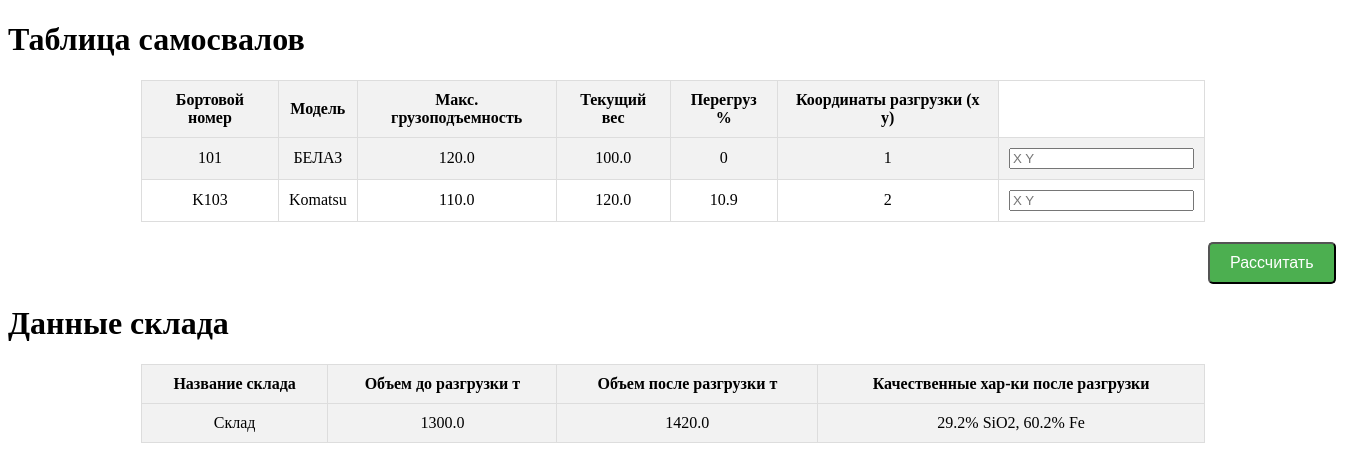
Before: / with the older database file.
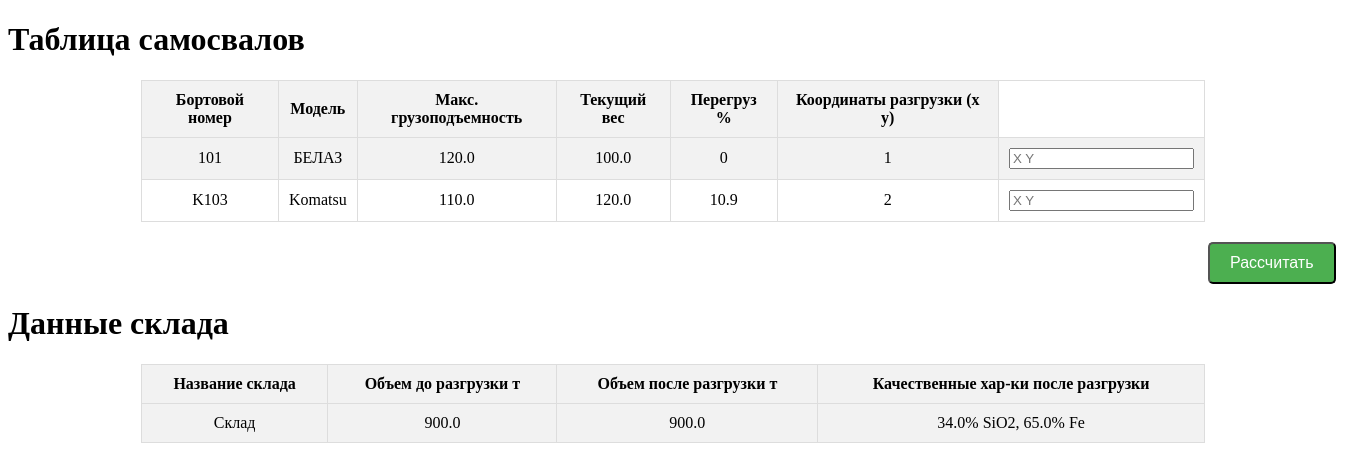
After: the same page with the newer database file.
### warehouse_app/models.py (models this page shows, shortened)
class Truck(models.Model):
    board_number = models.CharField(max_length=8, choices=BoardNumberChoices.choices, unique=True)
    model = models.CharField(max_length=20, choices=ModelChoices.choices)
    max_load = models.FloatField()
    current_load = models.FloatField()
    unload_coordinates = models.CharField(max_length=20, blank=True, null=True)
    fe_percentage = models.FloatField()
    sio2_percentage = models.FloatField()
    @property
    def overload_percentage(self):
        overload = self.current_load / self.max_load
        return round(overload * 10, 1) if overload > 1 else 0

class Warehouse(models.Model):
    name = models.CharField(max_length=100)
    volume_before_unload = models.FloatField()
    volume_after_unload = models.FloatField(blank=True, null=True)
    sio2_percentage_before = models.FloatField()
    fe_percentage_before = models.FloatField()
    sio2_percentage_after = models.FloatField(blank=True, null=True)
    fe_percentage_after = models.FloatField(blank=True, null=True)
    polygon = models.CharField(max_length=100)

### warehouse_app/views.py (the view)
# urls.py: path('', table_view, name='main')
def table_view(request):
    trucks = Truck.objects.all()
    warehouse = get_object_or_404(Warehouse, id=1)
    polygon = wkt.loads(warehouse.polygon)
    if request.method == 'POST':
        for i in range(len(request.POST.getlist('truck_id'))):
            form_data = {'csrfmiddlewaretoken': request.POST['csrfmiddlewaretoken'][0],
                         'truck_id': request.POST.getlist('truck_id')[i],
                         'unload_coordinates': request.POST.getlist('unload_coordinates')[i]}
            form = UnloadCoordinatesForm(form_data)
            if form.is_valid():
                truck_id = form.cleaned_data['truck_id']
                coordinates = form.cleaned_data['unload_coordinates']
                truck = trucks.get(pk=truck_id)
                coords = coordinates.split()
                point = Point(float(coords[0]), float(coords[1]))
                if check_point_in_polygon(point, polygon):
                    weight_before = warehouse.volume_before_unload
                    warehouse.volume_before_unload = warehouse.volume_after_unload
                    warehouse.volume_after_unload += truck.current_load
                    sio2_after = warehouse.sio2_percentage_after
                    warehouse.sio2_percentage_after = round(
                        (((weight_before * (warehouse.sio2_percentage_before / 100)) +
                          (truck.current_load * (truck.sio2_percentage / 100)))
                         / warehouse.volume_after_unload) * 100, 1)
                    warehouse.sio2_percentage_before = sio2_after
                    fe_after = warehouse.fe_percentage_after
                    warehouse.fe_percentage_after = round((((weight_before * (warehouse.fe_percentage_before / 100)) +
                                                            (truck.current_load * (truck.fe_percentage / 100)))
                                                           / warehouse.volume_after_unload) * 100, 1)
                    warehouse.sio2_percentage_before = sio2_after
                    warehouse.save()
    else:
        form = UnloadCoordinatesForm()
    return render(request, 'warehouse/tables.html', {
        'trucks': trucks,
        'warehouse': warehouse,
        'form': form
    })

### warehouse_app/forms.py (shortened to what this page needs)
class UnloadCoordinatesForm(forms.Form):
    truck_id = forms.IntegerField(widget=forms.HiddenInput())
    unload_coordinates = forms.CharField(max_length=20, label='')

### templates/warehouse/tables.html (shortened to what this page needs)
<!DOCTYPE html>
<html>
<head>
</head>
<body>
    <h1>Таблица самосвалов</h1>
    <form method="post">
    <table border="1" class="styled-table">
        <tr>
            <th>Бортовой номер</th>
            <th>Модель</th>
            <th>Макс. грузоподъемность</th>
            <th>Текущий вес</th>
            <th>Перегруз %</th>
            <th>Координаты разгрузки (x y)</th>
        </tr>
        {% for truck in trucks %}
        <tr>
            <td>{{ truck.board_number }}</td>
            <td>{{ truck.model }}</td>
            <td>{{ truck.max_load }}</td>
            <td>{{ truck.current_load }}</td>
            <td>{{ truck.overload_percentage }}</td>
            <td>{{ truck.id }}</td>
            <td>
                <input type="text" name="unload_coordinates" placeholder="X Y">
            </td>
        </tr>
        {% endfor %}
    </table>
    <div class="butt">
     <button type="submit" class="calculate-btn">Рассчитать</button>
    </div>
    </form>
    <h1>Данные склада</h1>
    <table border="1" class="styled-table">
        <tr>
            <th>Название склада</th>
            <th>Объем до разгрузки т</th>
            <th>Объем после разгрузки т</th>
            <th>Качественные хар-ки после разгрузки</th>
        </tr>
        <tr>
            <td>{{ warehouse.name }}</td>
            <td>{{ warehouse.volume_before_unload }}</td>
            <td>{{ warehouse.volume_after_unload }}</td>
            <td>{{ warehouse.sio2_percentage_after }}% SiO2, {{ warehouse.fe_percentage_after }}% Fe</td>
        </tr>
    </table>
</body>
</html>

### templates/warehouse/tables.html (style rules this page uses)
.styled-table { width: 80%; margin: 0 auto; border-collapse: collapse; border: 1px solid #ddd; text-align: center; }
.styled-table th, .styled-table td { padding: 10px; border-bottom: 1px solid #ddd; }
.styled-table th { background-color: #f2f2f2; }
.styled-table tbody tr:nth-child(even) { background-color: #f2f2f2; }
.butt { padding-left: 1200px; }
.calculate-btn { display: inline-block; padding: 10px 20px; background-color: #4CAF50; color: white; text-align: center; text-decoration: none; font-size: 16px; margin-top: 20px; border-radius: 5px; cursor: pointer; }

Changed rows visible on the page:
changed Warehouse "Склад": volume_before_unload "1300.0" → "900.0"; volume_after_unload "1420.0" → "900.0"; sio2_percentage_after "29.2" → "34.0"; fe_percentage_after "60.2" → "65.0"
